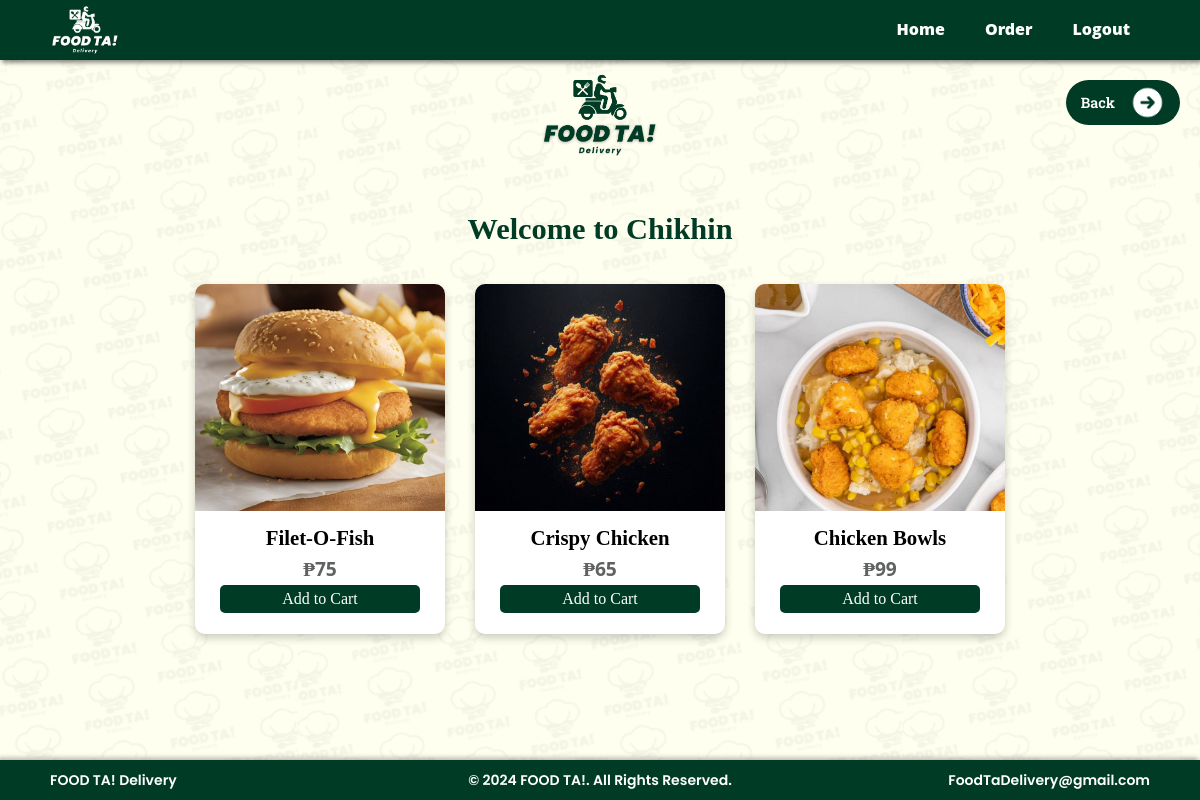
The app's page /index.php?command=storeDetails&store_id=3 (signed in) with its own data.
### tables this page shows
CREATE TABLE `store` (
  `store_id` int(11) NOT NULL,
  `store_name` varchar(25) NOT NULL,
  `store_address` varchar(75) NOT NULL,
  `contact_no` varchar(11) NOT NULL,
  `opening_hr` time NOT NULL,
  `closing_hr` time NOT NULL,
  `rating` decimal(2,0) NOT NULL,
  `coverphoto` text NOT NULL,
  `store_description` text NOT NULL,
  `username` varchar(30) NOT NULL,
  `store_password` varchar(30) NOT NULL
);

CREATE TABLE `inventory` (
  `item_id` int(11) NOT NULL,
  `store_id` int(11) NOT NULL,
  `item_name` varchar(30) NOT NULL,
  `quantity` int(11) NOT NULL,
  `price` decimal(11,0) NOT NULL,
  `category` varchar(20) NOT NULL,
  `item_img` text NOT NULL
);

### connector/connector.php (called while the page is built, shortened)
<?php
    class Connector{
        public $db = null;
        function __construct()
        {
            try{
                $this->db = new mysqli('localhost', 'root', '', 'foodTaDB');
            }catch(mysqli_sql_exception $e){
                exit('Error');
            }
        }
        function getStoreName($store_id){
            $items = array();
            $sql = mysqli_query($this->db, "SELECT * FROM store WHERE store_id = '$store_id'");
            while($row = mysqli_fetch_object($sql)){
                $items[] = $row;
            }
            return $items;
        }
        function retrieveStoreItems($store_id){
            $items = array();
            $sql = mysqli_query($this->db, "SELECT * FROM inventory WHERE store_id = '$store_id'");
            while($row = mysqli_fetch_object($sql)){
                $items[] = $row;
            }
            return $items;
        }
    }
?>

### html/storedetails.php (the view, shortened to what this page needs)
<?php
    include_once('connector/connector.php');
?>
<!DOCTYPE html>
<html lang="en">
<head>
    <link rel="stylesheet" href="css/storedetails.css">
</head>
<body>
    <?php
        include 'backBTN.php';
    ?>
    <section class="storeProducts">
        <img class="ftSecLogo" src="images/foodTaSectionLogo(Green).png" alt="Food Ta Logo">
        <?php
        if ($storeName && count($storeName) > 0) {
            echo "<h2 class='storeName'>Welcome to " . htmlspecialchars($storeName[0]->store_name) . "</h2>";
        }
        foreach ($items as $storeItems) {
            echo '<div class="productCard">';
                echo '<div class="product-image">';
                    echo '<img src="' . htmlspecialchars($storeItems->item_img) . '" alt="' . htmlspecialchars($storeItems->item_name) . '">';
                echo '</div>';
                echo '<div class="product-details">';
                    echo '<h3>' . htmlspecialchars($storeItems->item_name) . '</h3>';
                    echo '<p>₱' . htmlspecialchars($storeItems->price) . '</p>';
                    if ($storeItems->quantity > 0){
                        echo '<form method="POST" action ="">';
                            echo '<button type = "submit" class="addToCart">Add to Cart</button>';
                        echo '</form>';
                    }
                echo '</div>';
            echo '</div>';
        }
        ?>
    </section>
</body>
</html>

### css/header-footer.css (style rules this page uses)
* { margin: 0; padding: 0; box-sizing: border-box; }
html { scroll-behavior: smooth; }
body { font-family: 'Poppins SemiBold'; line-height: 1.6; scroll-snap-type: y mandatory; overflow-y: scroll; height: fit-content; }
.Footer { display: flex; justify-content: space-between; align-items: center; padding: 0 50px; background-color: #003c25; box-shadow: -2px -2px 5px rgba(0, 0, 0, 0.3); position: fixed; bottom: 0; width: 100%; height: 40px; z-index: 100; color: #ffffff; font-size: 14px; }
.footer_left, .footer_center, .footer_right { flex: 1; text-align: center; }
.footer_left { text-align: left; }
.footer_right { text-align: right; }

### css/storedetails.css (style rules this page uses)
* { margin: 0; padding: 0; box-sizing: border-box; }
body { font-family: 'Sergio Trendy', sans-serif; background-color: beige; padding-top: 60px; padding-bottom: 40px; background-image: url("../images/foodTaBrandBG.png"); background-attachment: fixed; background-position: center; }
.storeProducts { display: flex; flex-wrap: wrap; justify-content: center; gap: 30px; padding: 20px; height: auto; margin-top: 35px; margin-bottom: 35px; }
.ftSecLogo { max-height: 120px; }
.storeName { font-size: 1.9em; font-family: 'Poppins'; color: #003c25; text-align: center; width: 100%; }
.productCard { flex: 1 1 250px; max-width: 250px; height: 350px; background-color: white; box-shadow: 0 4px 8px rgba(0, 0, 0, 0.2); border-radius: 10px; overflow: hidden; transition: transform 0.3s ease; }
.product-image img { width: 100%; height: 65%; object-fit: cover; }
.product-details { padding-top: 10px; text-align: center; }
.product-details h3 { font-size: 1.3rem; font-family: 'Poppins'; }
.product-details p { font-size: 1.2rem; font-family: 'Open Sans'; font-weight: 700; color: #5f6261; }
.product-details .addToCart { width: 80%; padding: 5px 10px; font-size: 1rem; font-family: 'Poppins'; border-radius: 5px; border: none; background-color: #003c25; color: white; cursor: pointer; }

### html/backBTN.php (style rules this page uses)
body { font-family: 'Roboto Slab', sans-serif; margin: 0; padding: 0; background-color: #f4f4f4; }

### records on screen
store: store_name "Chikhin"
inventory: item_img+item_name (picture), item_name "Filet-O-Fish", price "75"
inventory: item_img+item_name (picture), item_name "Crispy Chicken", price "65"
inventory: item_img (picture), item_name "Chicken Bowls", price "99"
